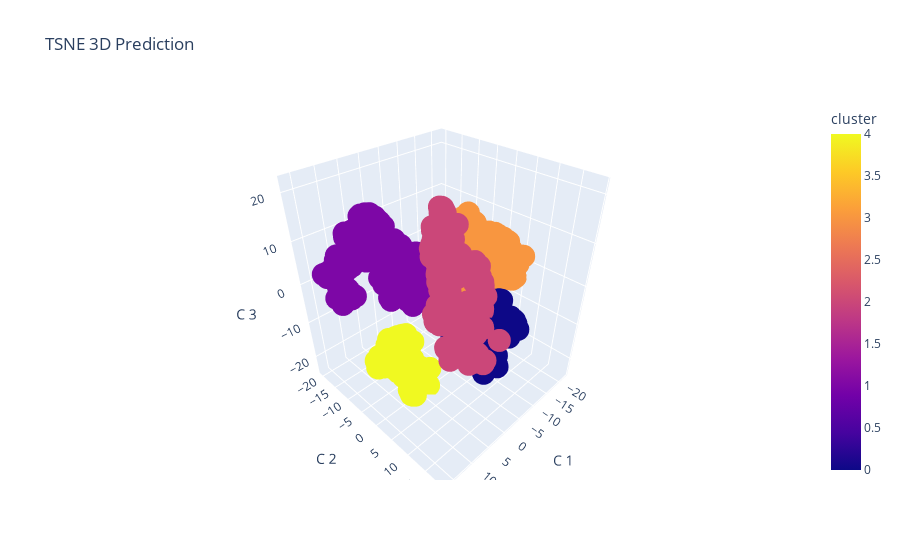

Notebook cell for this chart:
### Code cell
plot3d(dftsne_kmeans3, 'TSNE 3D Prediction', 'cluster')

### Figure 1 — Plotly figure (JSON) as saved in the notebook; plotly's stock layout.template omitted (floating-point values rounded to 4 significant figures; data arrays with more than 128 entries replaced by an {"elided": "..."} marker saying what was removed)
{"data": [{"hovertemplate": "C 1=%{x}<br>C 2=%{y}<br>C 3=%{z}<br>cluster=%{marker.color}<extra></extra>", "legendgroup": "", "marker": {"color": {"elided": "1725 int values"}, "coloraxis": "coloraxis", "symbol": "circle"}, "mode": "markers", "name": "", "scene": "scene", "showlegend": false, "type": "scatter3d", "x": {"elided": "1725 float values"}, "y": {"elided": "1725 float values"}, "z": {"elided": "1725 float values"}}], "layout": {"coloraxis": {"colorbar": {"title": {"text": "cluster"}}, "colorscale": [[0, "#0d0887"], [0.1111, "#46039f"], [0.2222, "#7201a8"], [0.3333, "#9c179e"], [0.4444, "#bd3786"], [0.5556, "#d8576b"], [0.6667, "#ed7953"], [0.7778, "#fb9f3a"], [0.8889, "#fdca26"], [1, "#f0f921"]]}, "legend": {"tracegroupgap": 0}, "scene": {"domain": {"x": [0, 1], "y": [0, 1]}, "xaxis": {"title": {"text": "C 1"}}, "yaxis": {"title": {"text": "C 2"}}, "zaxis": {"title": {"text": "C 3"}}}, "title": {"text": "TSNE 3D Prediction"}}}
